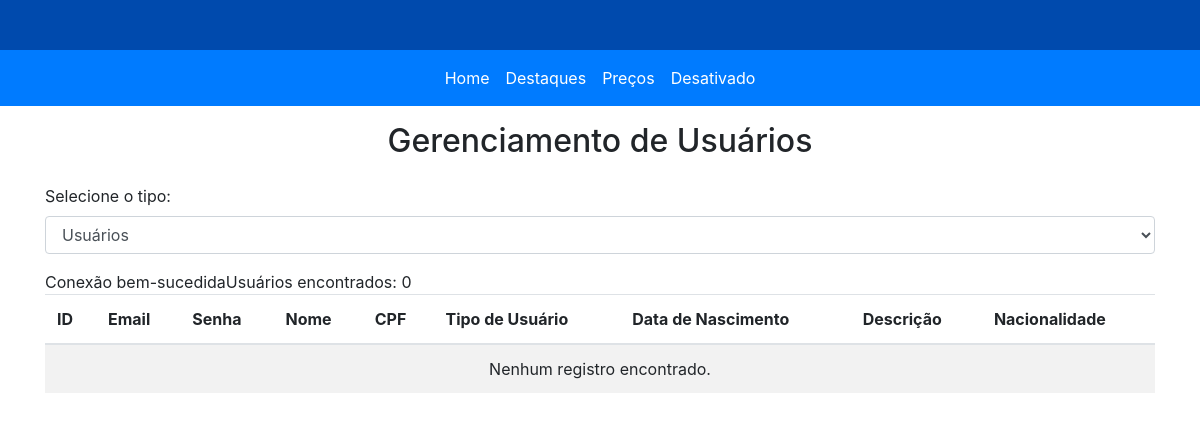
Before: /View/Adm.php with the older database file.
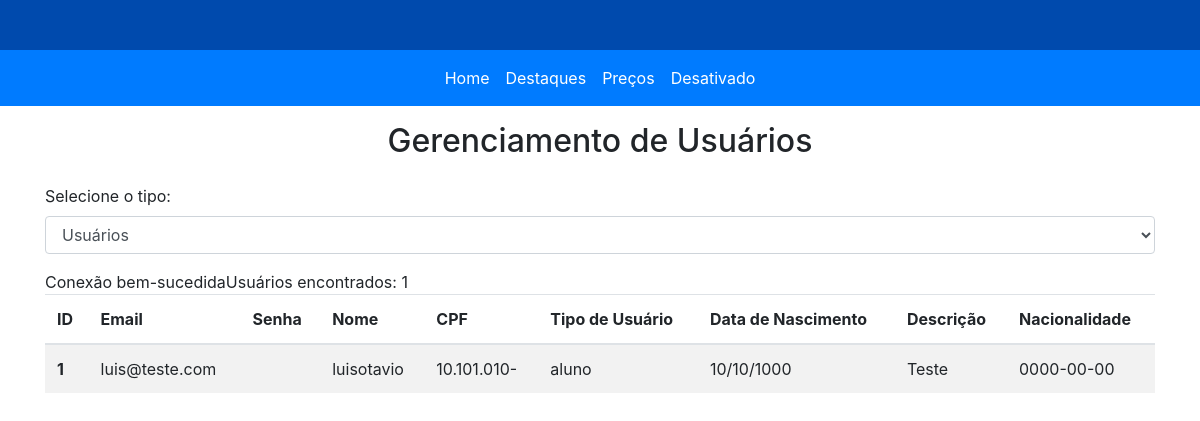
After: the same page with the newer database file.
### tables this page shows
CREATE TABLE `usuarios` (
  `id` int(11) NOT NULL,
  `email` varchar(90) NOT NULL,
  `senha` text NOT NULL,
  `nome` varchar(100) NOT NULL,
  `cpf` char(11) NOT NULL,
  `tipous` varchar(25) NOT NULL,
  `datanasc` date NOT NULL,
  `descricao` text NOT NULL,
  `nacionalidade` varchar(5) NOT NULL
);

### Model/BancodeDados.php (called while the page is built, shortened)
<?php
class ConexaoBancoDados {
    private static $instance = null;
    private $servername = "localhost";
    private $username = "root";
    private $password = "";
    private $dbname = "preparaelite";
    private $conn;
    private function __construct() {
        $this->conn = new mysqli($this->servername, $this->username, $this->password, $this->dbname);
    }
    public static function getInstance() {
        if (self::$instance == null) {
            self::$instance = new ConexaoBancoDados();
        }
        return self::$instance;
    }
    public function conectar() {
        return $this->conn;
    }
}
?>

### Model/Usuarios.php (called while the page is built, shortened)
<?php
require_once "BancodeDados.php";
class Usuarios {
    private int $id;
    private string $email;
    private string $nome;
    private string $cpf;
    private string $tipous;
    private $dataNascimento;
    private string $descricao;
    private string $nacionalidade;
    public function __construct($Id = null, $Email = '', $Senha = '', $Nome = '', $CPF = 0, $TipoUs = '', $Nacionalidade = '', $dataNascimento = '', $descricao = '') {
        $this->id = $Id;
        $this->email = $Email;
        $this->nome = $Nome;
        $this->cpf = $CPF;
        $this->tipous = $TipoUs;
        $this->nacionalidade = $Nacionalidade;
        $this->dataNascimento = $dataNascimento;
        $this->descricao = $descricao;
    }
    public function getId() {
        return $this->id;
    }
    public function getEmail() {
        return $this->email;
    }
    public function getNome() {
        return $this->nome;
    }
    public function getCPF() {
        return $this->cpf;
    }
    public function getTipoUs() {
        return $this->tipous;
    }
    public function getNacionalidade() {
        return $this->nacionalidade;
    }
    public function getDataNascimento() {
        return $this->dataNascimento;
    }
    public function getDescricao() {
        return $this->descricao;
    }
}
?>

### View/Adm.php (the view, shortened to what this page needs)
<?php
    include ("../Control/admController.php");
?>
<!doctype html>
<html lang="pt-BR">
<head>
    <link rel="stylesheet" href="https://stackpath.bootstrapcdn.com/bootstrap/4.3.1/css/bootstrap.min.css">
</head>
<body>
    <div style="background-color: #004aad; height: 50px;"></div>
    <nav class="navbar navbar-expand-lg" style="background-color: #007bff;">
        <div class="collapse navbar-collapse justify-content-center" id="navbarNav">
            <ul class="navbar-nav">
                <li class="nav-item active"><a class="nav-link" href="#" style="color: white;">Home</a></li>
                <li class="nav-item"><a class="nav-link" href="#" style="color: white;">Destaques</a></li>
                <li class="nav-item"><a class="nav-link" href="#" style="color: white;">Preços</a></li>
                <li class="nav-item"><a class="nav-link disabled" href="#" style="color: white;">Desativado</a></li>
            </ul>
        </div>
    </nav>
    <div class="">
        <div class="d-flex justify-content-center py-3">
            <h2>Gerenciamento de Usuários</h2>
        </div>
        <div class="container">
            <form method="post" class="mb-3">
                <div class="form-group">
                    <label for="tipo">Selecione o tipo:</label>
                    <select name="tipo" id="tipo" class="form-control" onchange="this.form.submit()">
                        <option value="usuarios" <?php echo (isset($_POST['tipo']) && $_POST['tipo'] === 'usuarios') ? 'selected' : ''; ?>>Usuários</option>
                    </select>
                </div>
            </form>
            <table class="table table-striped">
                <thead>
                    <tr>
                        <?php
                        $obj = new AdmController();
                        if (isset($_POST['tipo']) && $_POST['tipo'] === 'professores'){
                            $data = $obj->listarProfessores();
                        ?>
                            <th scope="col">ID</th>
                            <th scope="col">Nome</th>
                            <th scope="col">Email</th>
                            <th scope="col">Senha</th>
                            <th scope="col">Foto</th>
                            <th scope="col">Data de Nascimento</th>
                            <th scope="col">CPF</th>
                            <th scope="col">Salário</th>
                        <?php } else {
                            $data = $obj->listarUsuarios(); ?>
                            <th scope="col">ID</th>
                            <th scope="col">Email</th>
                            <th scope="col">Senha</th>
                            <th scope="col">Nome</th>
                            <th scope="col">CPF</th>
                            <th scope="col">Tipo de Usuário</th>
                            <th scope="col">Data de Nascimento</th>
                            <th scope="col">Descrição</th>
                            <th scope="col">Nacionalidade</th>
                        <?php } ?>
                    </tr>
                </thead>
                <tbody>
                    <?php if (!empty($data)): ?>
                        <?php foreach ($data as $row): ?>
                            <tr>
                                <?php if (isset($_POST['tipo']) && $_POST['tipo'] === 'professores'): ?>
                                    <th scope="row"><?php echo $row->getId(); ?></th>
                                    <td><?php echo $row->getNome(); ?></td>
                                    <td><?php echo $row->getEmail(); ?></td>
                                    <td><?php echo $row->getSenha(); ?></td>
                                    <td><img src="<?php echo $row->getFoto(); ?>" alt="Foto" style="width: 50px; height: 50px;"></td>
                                    <td><?php echo date('d/m/Y', strtotime($row->getDataNascimento())); ?></td>
                                    <td><?php echo $row->getCPF(); ?></td>
                                    <td><?php echo number_format($row->getSalario(), 2, ',', '.'); ?></td>
                                <?php else: ?>
                                    <th scope="row"><?php echo $row->getId(); ?></th>
                                    <td><?php echo $row->getEmail(); ?></td>
                                    <td><?php echo $row->getSenha(); ?></td>
                                    <td><?php echo $row->getNome(); ?></td>
                                    <td><?php echo $row->getCPF(); ?></td>
                                    <td><?php echo $row->getTipoUs(); ?></td>
                                    <td><?php echo date('d/m/Y', strtotime($row->getDataNascimento())); ?></td>
                                    <td><?php echo $row->getDescricao(); ?></td>
                                    <td><?php echo $row->getNacionalidade(); ?></td>
                                <?php endif; ?>
                            </tr>
                        <?php endforeach; ?>
                    <?php else: ?>
                        <tr>
                            <td colspan="9" class="text-center">Nenhum registro encontrado.</td>
                        </tr>
                    <?php endif; ?>
                </tbody>
            </table>
        </div>
    </div>
</body>
</html>

### Control/admController.php (shortened to what this page needs)
<?php
require_once '../Model/BancodeDados.php';
require_once '../Model/Professores.php';
require_once '../Model/Usuarios.php';
class AdmController {
    public function listarUsuarios() {
        $conn = ConexaoBancoDados::getInstance()->conectar();
        $query = "SELECT * FROM usuarios";
        $result = $conn->query($query);
        $usuarios = [];
        while ($row = $result->fetch_assoc()) {
            $usuarios[] = new Usuarios(
                $row['id'],
                $row['email'],
                '',
                $row['nome'],
                $row['cpf'],
                $row['tipous'],
                $row['datanasc'],
                $row['descricao'],
                $row['nacionalidade']
            );
        }
        echo "Usuários encontrados: " . count($usuarios) . "<br>";
        return $usuarios;
    }
}
?>

Changed rows visible on the page:
added usuarios: id "1", email "luis@teste.com", nome "luisotavio", cpf "10.101.010-", tipous "aluno", descricao "10/10/1000", nacionalidade "Teste", datanasc "0000-00-00"
Other visible differences:
text written by a page script: "Conexão bem-sucedidaUsuários encontrados: 0" → "Conexão bem-sucedidaUsuários encontrados: 1"
text no longer shown: "Nenhum registro encontrado."
